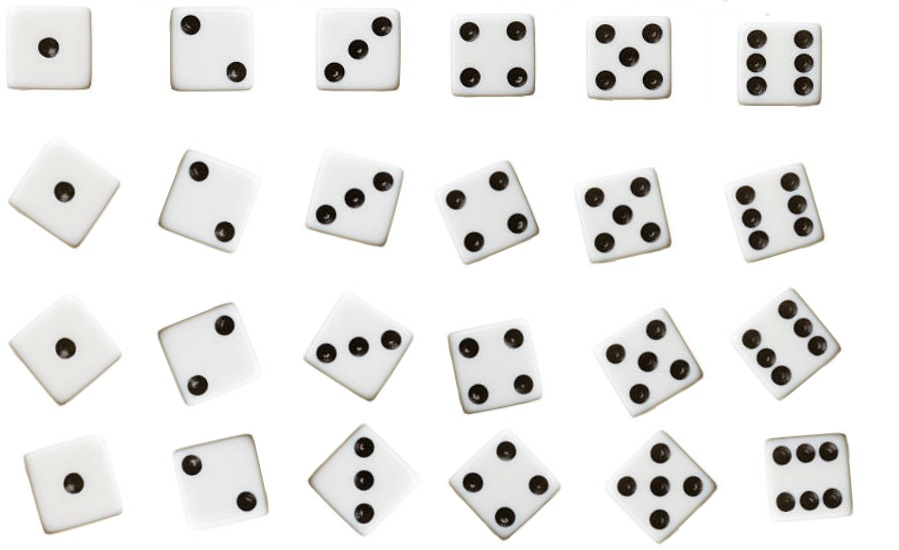
#> input picture Projeto_3/dados.jpg, 899 x 550 px
$ python main.py   (older library calls are emulated)
#> lines starting #> are read from the running program, lines starting #| are printed output that depends on the picture; after the words box and inside, x2 and y2 are one past the last pixel; in counts of white or black regions, pixels touching at a corner belong together
import cv2
import numpy as np

#Eric Saboia - 140730

def ColetaNumeros(x, y, w, h, img):
    # recortando a imagem para analise
    img = img[y:y + h, x:x + w]
    gray_image = cv2.cvtColor(img, cv2.COLOR_BGR2GRAY)
    # imagem em binário
    _, thresh = cv2.threshold(gray_image, 127, 255, cv2.THRESH_BINARY_INV)

    contours, hierarchy = cv2.findContours(thresh, cv2.RETR_EXTERNAL, cv2.CHAIN_APPROX_SIMPLE)

    lista_auxiliar = []
    for contour in contours:
        if len(contour) > 20:
            lista_auxiliar.append(contour)

    for element in lista_auxiliar:
        (x, y, w, h) = cv2.boundingRect(element)

    return len(lista_auxiliar)


im = cv2.imread("./dados.jpg", cv2.IMREAD_GRAYSCALE)
#> im: shape (550, 899); min 0, max 255, mean 234.3
ret, thresh1 = cv2.threshold(im, 240, 255, cv2.THRESH_BINARY_INV)
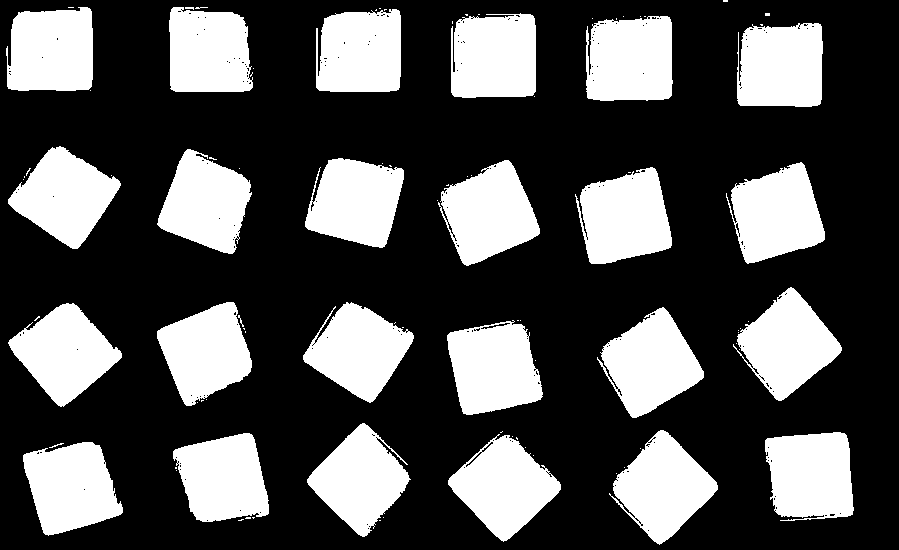
#> thresh1: shape (550, 899); 32% white; 92 white regions (66 under 20 px)

detector = cv2.SimpleBlobDetector_create()

keypoints = detector.detect(thresh1)
#> keypoints = ()

for marker in keypoints:
    x, y = np.int(marker.pt[0]), np.int(marker.pt[1])
    pos = np.int(marker.size / 2)
    cv2.circle(im, (x, y), 3, 255, -1)
    cv2.rectangle(im, (x - pos, y - pos), (x + pos, y + pos), 0, 1)
#> this loop made 0 passes

# get contours
contours, hierarchy = cv2.findContours(thresh1, cv2.RETR_EXTERNAL, cv2.CHAIN_APPROX_SIMPLE)
#> contours = 92 contours, 68 with area under 20; largest, box (x1, y1, x2, y2) and area: (448, 434, 561, 542) 6668, (447, 320, 543, 415) 6658, (609, 430, 718, 545) 6656, (597, 307, 704, 418) 6626, (438, 160, 540, 266) 6602

new_list = []
for contour in contours:

    if len(contour) > 20:
        new_list.append(contour)
#> this loop made 92 passes
#> contour on passes 1, 3, 4, 5, 6, 7, 8, 9, 10, 11, 12, 15: [[379, 520], [380, 520]], [[383, 517]], [[252, 517], [253, 518], [254, 517]], [[246, 517], [245, 518], [250, 518], [250, 517]], [[616, 473]], [[176, 470]], [[624, 467]], [[175, 467], [175, 468], [176, 468], [176, 467]], [[533, 455]], [[640, 448]], [[525, 447]], [[516, 437], [516, 438], [517, 439], [517, 438]]
#> after the loop, new_list = 24 contours; largest, box (x1, y1, x2, y2) and area: (448, 434, 561, 542) 6668, (447, 320, 543, 415) 6658, (609, 430, 718, 545) 6656, (597, 307, 704, 418) 6626, (438, 160, 540, 266) 6602

im = cv2.cvtColor(im, cv2.COLOR_GRAY2RGB)
#> im: shape (550, 899, 3)

for element in new_list:
    (x, y, w, h,) = cv2.boundingRect(element)
    numero = ColetaNumeros(x, y, w, h, im)

    text_x = int(x + (w / 4))
    text_y = int(y + (h / 4))
    cv2.putText(im, str(numero), (text_x, text_y), cv2.FONT_HERSHEY_SIMPLEX, 1, (255, 0, 0))
#> this loop made 24 passes
#> (x, y, w, h, numero, text_x, text_y) on passes 1 to 12: (23, 442, 100, 94, 1, 48, 465), (448, 434, 113, 108, 4, 476, 461), (173, 433, 96, 89, 2, 197, 455), (765, 432, 89, 89, 6, 787, 454), (609, 430, 109, 115, 5, 636, 458), (307, 423, 104, 114, 3, 333, 451), (447, 320, 96, 95, 4, 471, 343), (597, 307, 107, 111, 5, 623, 334), (8, 303, 114, 104, 1, 36, 329), (303, 302, 111, 101, 3, 330, 327), (157, 302, 95, 104, 2, 180, 328), (733, 287, 109, 114, 6, 760, 315)
#> pass 1, in ColetaNumeros, `img = img[y:y + h, x:x + w]`:
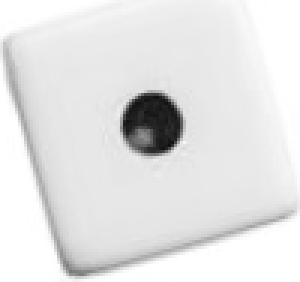
#> img: shape (94, 100, 3) (shown 3 times larger); min 16, max 255, mean 227.8
#> pass 1, in ColetaNumeros, `_, thresh = cv2.threshold(gray_image, 127, 255, cv2.THRESH_BINARY_INV)`:
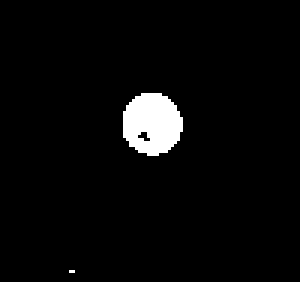
#> thresh: shape (94, 100) (shown 3 times larger); 3.5% white; 2 white regions (1 under 20 px), largest, box (x1, y1, x2, y2) and area: (41, 31, 61, 52) 324
#> pass 2, in ColetaNumeros (call 2), `img = img[y:y + h, x:x + w]`:
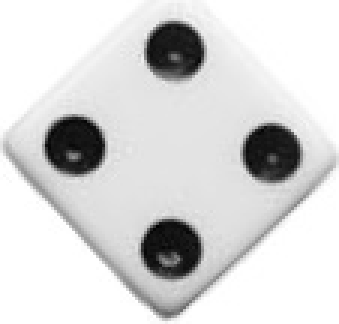
#> img: shape (108, 113, 3) (shown 3 times larger); min 0, max 255, mean 215.4
#> after the loop:
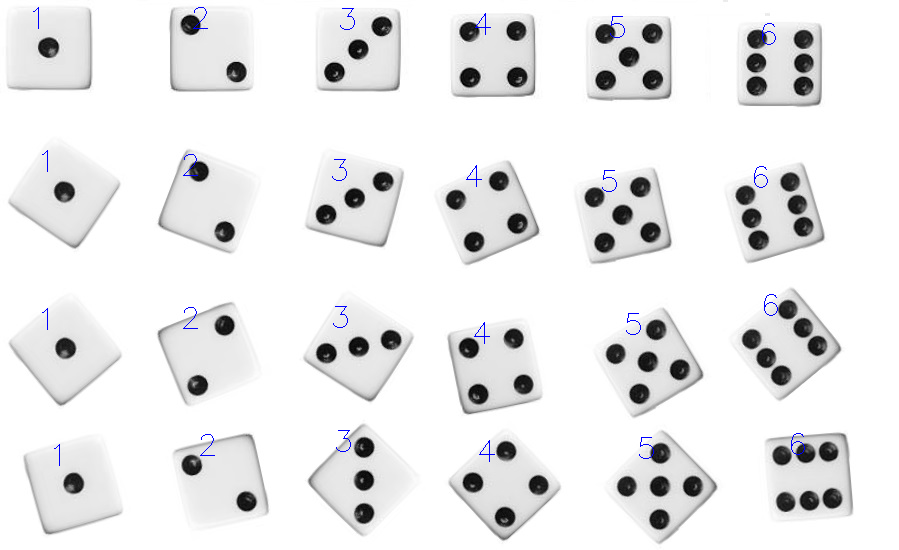
#> im: shape (550, 899, 3); mean B, G, R 234.4, 233.8, 233.8

#### Demonstração dos resultados #####
cv2.imshow("Dados ", im)
cv2.waitKey(0)
